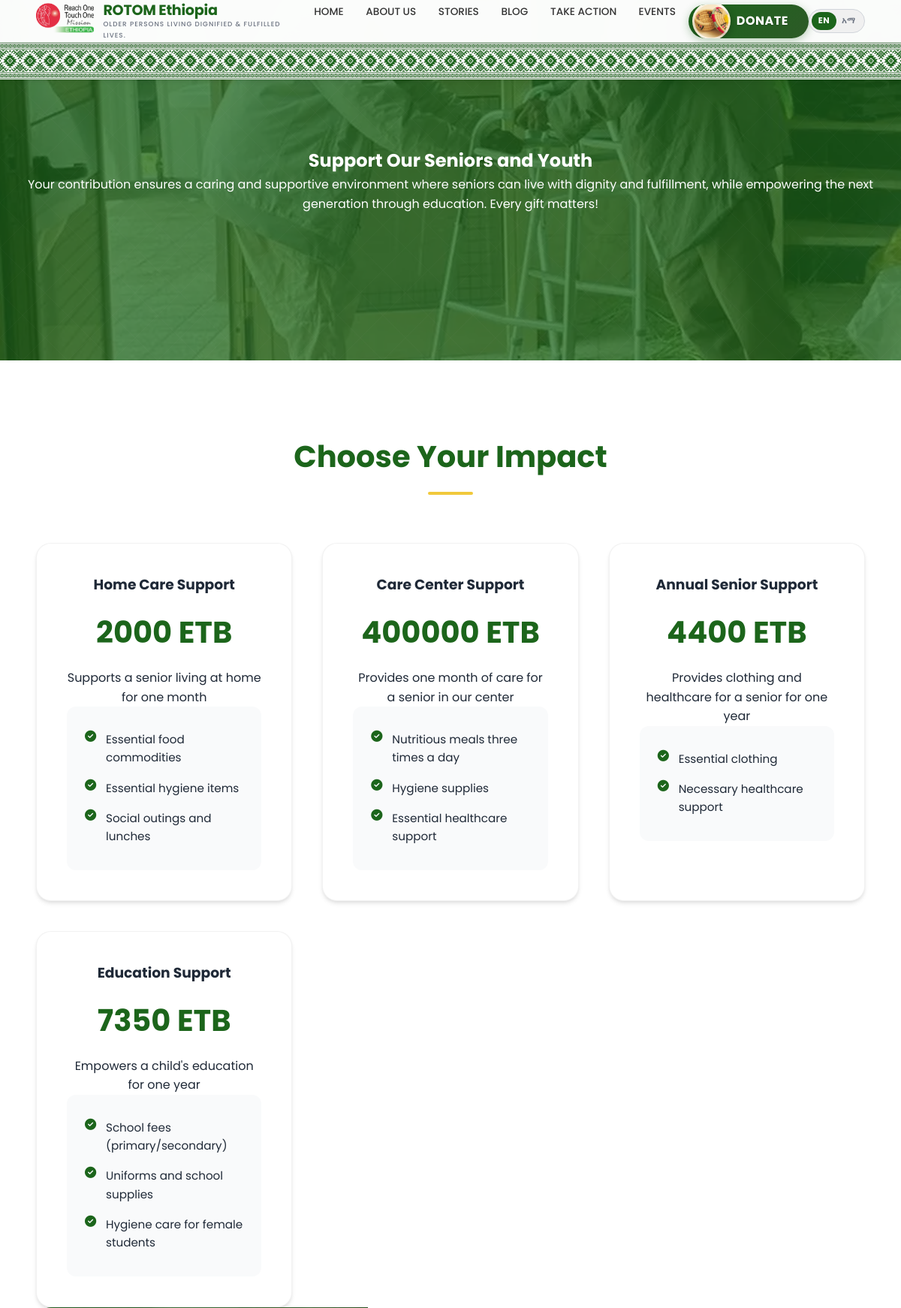
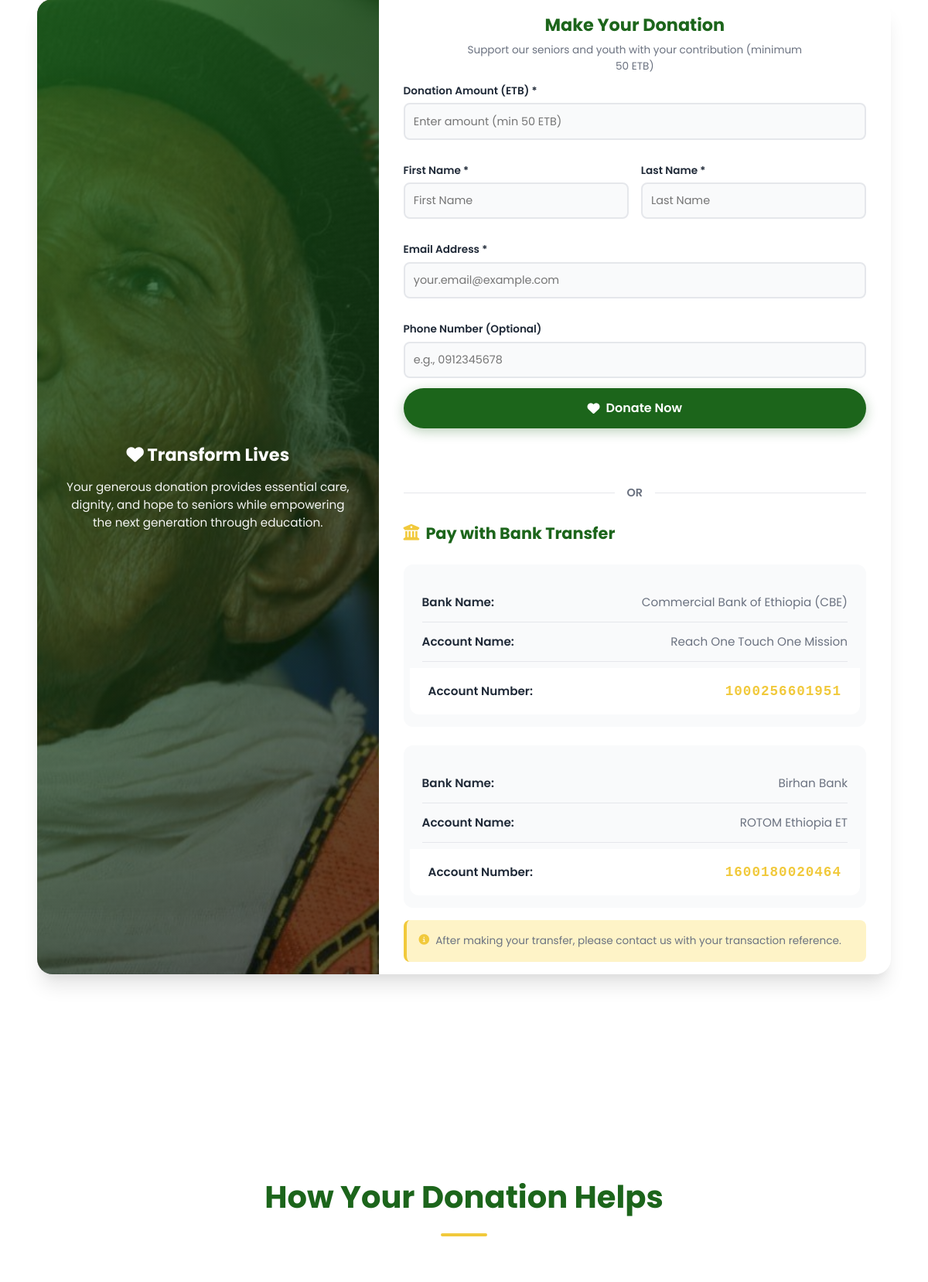
The app's page /donate/ (upper part) with its own data (2 pictures, top to bottom).
### rotom/models.py (models this page shows, shortened)
class SiteContent(models.Model):
    PAGE_CHOICES = [
        ('navbar', 'Navbar'),
        ('home', 'Home Page'),
        ('about', 'About Us Page'),
        ('centerbased', 'Center-Based Care Page'),
        ('homebased', 'Home-Based Care Page'),
        ('champions', 'Champions / Grandchildren Page'),
        ('stories', 'Stories Page'),
        ('takeaction', 'Take Action Page'),
        ('volunteer', 'Volunteer Page'),
    ]
    page = models.CharField(max_length=50, choices=PAGE_CHOICES, db_index=True)
    key = models.CharField(max_length=100, db_index=True, help_text="Internal identifier (e.g. hero_title, hero_subtitle)")
    label = models.CharField(max_length=200, help_text="Human-readable label shown in the dashboard")
    value = models.TextField(blank=True, help_text="The text content displayed on the website (English)")
    value_am = models.TextField(blank=True, default='', help_text="Amharic translation (optional)")
    updated_at = models.DateTimeField(auto_now=True)
    class Meta:
        unique_together = ('page', 'key')
        ordering = ['page', 'key']
        verbose_name = "Site Content"
        verbose_name_plural = "Site Content"

class NavbarPattern(models.Model):
    name = models.CharField(max_length=200, help_text="Pattern name (e.g., Green Ethiopian Pattern)")
    image = models.ImageField(upload_to='patterns/', help_text="Pattern image (recommended: horizontal repeating pattern)")
    height = models.IntegerField(default=60, help_text="Pattern bar height in pixels (default: 60)")
    opacity = models.DecimalField(max_digits=3, decimal_places=2, default=0.80, help_text="Pattern opacity (0.00 to 1.00, default: 0.80)")
    is_active = models.BooleanField(default=False, help_text="Check to use this pattern on the navbar (only one can be active)")
    created_at = models.DateTimeField(auto_now_add=True)
    updated_at = models.DateTimeField(auto_now=True)
    class Meta:
        ordering = ['-is_active', '-created_at']
        verbose_name_plural = "Navbar Patterns"

class DonationPackage(models.Model):
    title = models.CharField(max_length=200, help_text="Package title (e.g., Home Care Support)")
    title_am = models.CharField(max_length=200, blank=True, help_text="Amharic translation of title (optional)")
    amount = models.DecimalField(max_digits=10, decimal_places=2, help_text="Amount in ETB")
    description = models.CharField(max_length=300, help_text="Short description (e.g., Supports a senior living at home for one month)")
    description_am = models.CharField(max_length=300, blank=True, help_text="Amharic translation of description (optional)")
    features = models.TextField(help_text="List of features, one per line")
    features_am = models.TextField(blank=True, help_text="Amharic translation of features, one per line (optional)")
    order = models.IntegerField(default=0, help_text="Display order (lower numbers appear first)")
    is_active = models.BooleanField(default=True, help_text="Check to display on donation page")
    created_at = models.DateTimeField(auto_now_add=True)
    updated_at = models.DateTimeField(auto_now=True)
    def get_features_list(self):
        return [f.strip() for f in self.features.split('\n') if f.strip()]
    class Meta:
        ordering = ['order', 'amount']
        verbose_name_plural = "Donation Packages"

### rotom/views.py (the view, shortened to what this page needs)
# urls.py: path('donate/', views.donate, name='donate'),
@rate_limit('donate', limit=10, period=300)  # 10 donations per 5 minutes
def donate(request):
    from rotom.models import DonationPackage
    packages = DonationPackage.objects.filter(is_active=True).order_by('order')
    return render(request, 'rotom/donation.html', {'packages': packages})

### rotom/templates/rotom/donation.html (shortened to what this page needs)
{% extends 'rotom/base.html' %}
{% load static %}
{% block extra_css %}
<link rel="stylesheet" href="{% static 'css/donation.css' %}">
{% endblock %}
{% block content %}
{% include 'rotom/navbar.html' %}
<section class="hero" style="position: relative; overflow: hidden;">
    <picture>
        <source srcset="{% static 'images/helpingothers-hero.webp' %}" type="image/webp">
        <img src="{% static 'images/helpingothers-hero.jpg' %}" alt="" fetchpriority="high" style="position: absolute; top: 0; left: 0; width: 100%; height: 100%; object-fit: cover;">
    </picture>
    <div style="position: absolute; top: 0; left: 0; right: 0; bottom: 0; background: rgba(28, 101, 27, 0.75); z-index: 1;"></div>
    <div class="hero-content" style="position: relative; z-index: 3;">
        <h1>Support Our Seniors and Youth</h1>
        <p>Your contribution ensures a caring and supportive environment where seniors can live with dignity and
            fulfillment, while empowering the next generation through education. Every gift matters!</p>
    </div>
</section>
<section class="section">
    <h2 class="section-title">Choose Your Impact</h2>
    <div class="donation-container">
        <div class="wrapper">
            {% for package in packages %}
            <div class="container" onclick="selectAmount({{ package.amount }})">
                <h3>{{ package.title }}</h3>
                <div class="donation-amount">{{ package.amount|floatformat:0 }} ETB</div>
                <p>{{ package.description }}</p>
                <ul class="impact-list">
                    {% for feature in package.get_features_list %}
                    <li><i class="fas fa-check-circle"></i> {{ feature }}</li>
                    {% endfor %}
                </ul>
            </div>
            {% endfor %}
        </div>
        <div class="custom-donation">
            <div class="feeding-form-container">
                <div class="feeding-form-image" style="background-image: url('{% static 'images/doante.jpg' %}');">
                    <div class="image-content">
                        <h4><i class="fas fa-heart"></i> Transform Lives</h4>
                        <p>Your generous donation provides essential care, dignity, and hope to seniors while empowering the next generation through education.</p>
                    </div>
                </div>
                <div class="feeding-form-content">
                    <h3>Make Your Donation</h3>
                    <p>Support our seniors and youth with your contribution (minimum 50 ETB)</p>
                    <form method="POST" id="donationForm">
                        <div class="form-grid">
                            <div class="form-group full-width">
                                <label for="customAmount">Donation Amount (ETB) *</label>
                                <input type="number" id="customAmount" name="amount"
                                    placeholder="Enter amount (min 50 ETB)" min="50"
                                    oninput="updateImpactPreview(this.value)" required>
                            </div>
                            <div class="form-group">
                                <label for="first_name">First Name *</label>
                                <input type="text" name="first_name" placeholder="First Name" required>
                            </div>
                            <div class="form-group">
                                <label for="last_name">Last Name *</label>
                                <input type="text" name="last_name" placeholder="Last Name" required>
                            </div>
                            <div class="form-group full-width">
                                <label for="email">Email Address *</label>
                                <input type="email" name="email" placeholder="your.email@example.com" required>
                            </div>
                            <div class="form-group full-width">
                                <label for="phone_number">Phone Number (Optional)</label>
                                <input type="text" name="phone_number" placeholder="e.g., 0912345678">
                            </div>
                        </div>
                        <button type="submit" class="submit-btn">
                            <i class="fas fa-heart"></i> Donate Now
                        </button>
                    </form>
                    <div class="bank-transfer-info">
                        <div class="divider">
                            <span>OR</span>
                        </div>
                        <h4><i class="fas fa-university"></i> Pay with Bank Transfer</h4>
                        <div class="bank-details">
                            <div class="bank-detail-item">
                                <span class="label">Bank Name:</span>
                                <span class="value">Commercial Bank of Ethiopia (CBE)</span>
                            </div>
                            <div class="bank-detail-item">
                                <span class="label">Account Name:</span>
                                <span class="value">Reach One Touch One Mission</span>
                            </div>
                            <div class="bank-detail-item highlight">
                                <span class="label">Account Number:</span>
                                <span class="value account-number">1000256601951</span>
                            </div>
                        </div>
                        <div class="bank-details" style="margin-top: 1.5rem;">
                            <div class="bank-detail-item">
                                <span class="label">Bank Name:</span>
                                <span class="value">Birhan Bank</span>
                            </div>
                            <div class="bank-detail-item">
                                <span class="label">Account Name:</span>
                                <span class="value">ROTOM Ethiopia ET</span>
                            </div>
                            <div class="bank-detail-item highlight">
                                <span class="label">Account Number:</span>
                                <span class="value account-number">1600180020464</span>
                            </div>
                        </div>
                        <p class="bank-note"><i class="fas fa-info-circle"></i> After making your transfer, please contact us with your transaction reference.</p>
                    </div>
                </div>
            </div>
        </div>
    </div>
</section>
<section class="impact-section section">
    <h2 class="section-title">How Your Donation Helps</h2>
</section>
{% endblock %}

### rotom/templates/rotom/navbar.html (shortened to what this page needs)
{% load static %}
{% load image_tags %}
<nav class="navbar" id="mainNavbar">
    <a href="{{ SCRIPT_NAME }}/" class="navbar-brand">
        {% webp_picture 'images/logo.png' alt="ROTOM Logo" loading="eager" fetchpriority="high" %}
        <div class="brand-text">
            <span class="brand-name">{{ navbar_content.brand_name|default:"ROTOM Ethiopia" }}</span>
            <span class="brand-tagline">{{ navbar_content.brand_tagline|default:"Older persons living dignified & fulfilled lives." }}</span>
        </div>
    </a>
    <ul class="navbar-nav">
        <li><a href="{{ SCRIPT_NAME }}/">{{ navbar_content.nav_home|default:"HOME" }}</a></li>
        <li><a href="{{ SCRIPT_NAME }}{% url 'ourstory' %}">{{ navbar_content.nav_about|default:"ABOUT US" }}</a></li>
        <li><a href="{{ SCRIPT_NAME }}{% url 'stories' %}">{{ navbar_content.nav_stories|default:"STORIES" }}</a></li>
        <li><a href="{{ SCRIPT_NAME }}{% url 'blog' %}">{{ navbar_content.nav_blog|default:"BLOG" }}</a></li>
        <li><a href="{{ SCRIPT_NAME }}{% url 'take_action' %}">{{ navbar_content.nav_takeaction|default:"TAKE ACTION" }}</a></li>
        <li><a href="{{ SCRIPT_NAME }}{% url 'events' %}">{{ navbar_content.nav_events|default:"EVENTS" }}</a></li>
        <li><a href="{{ SCRIPT_NAME }}{% url 'donate' %}" class="donate-btn"><span>{{ navbar_content.nav_donate|default:"DONATE" }}</span></a></li>
    </ul>
    <button class="lang-toggle" id="langToggle" aria-label="Switch language" title="Switch language">
        <span class="lang-option" data-lang="en">EN</span>
        <span class="lang-slider"></span>
        <span class="lang-option" data-lang="am">አማ</span>
    </button>
</nav>
{% if navbar_pattern %}
<div class="bottom-pattern" style="
    background-image: url('{{ navbar_pattern.image.url }}');
    height: {{ navbar_pattern.height }}px;
    --pattern-opacity: {{ navbar_pattern.opacity }};
"></div>
{% endif %}

### records on screen
SiteContent: brand_name "ROTOM Ethiopia"
NavbarPattern: image (picture)
DonationPackage: title "Home Care Support", amount "2000", description "Supports a senior living at home for one month", get_features_list "Essential food commodities" "Essential hygiene items" "Social outings and lunches"
DonationPackage: title "Care Center Support", amount "400000", description "Provides one month of care for a senior in our center", get_features_list "Nutritious meals three times a day" "Hygiene supplies" "Essential healthcare support"
DonationPackage: title "Annual Senior Support", amount "4400", description "Provides clothing and healthcare for a senior for one year", get_features_list "Essential clothing" "Necessary healthcare support"
DonationPackage: title "Education Support", amount "7350", description "Empowers a child's education for one year", get_features_list "School fees (primary/secondary)" "Uniforms and school supplies" "Hygiene care for female students"

### other values on screen
{{ navbar_content.nav_home|default:"HOME" }} "HOME"
{{ navbar_content.nav_about|default:"ABOUT US" }} "ABOUT US"
{{ navbar_content.nav_stories|default:"STORIES" }} "STORIES"
{{ navbar_content.nav_blog|default:"BLOG" }} "BLOG"
{{ navbar_content.nav_takeaction|default:"TAKE ACTION" }} "TAKE ACTION"
{{ navbar_content.nav_events|default:"EVENTS" }} "EVENTS"
{{ navbar_content.nav_donate|default:"DONATE" }} "DONATE"
